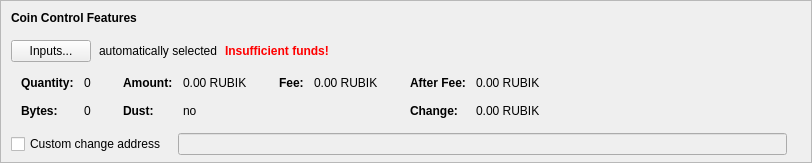
    <widget class="QFrame" name="frameCoinControl">
     <property name="sizePolicy">
      <sizepolicy hsizetype="Expanding" vsizetype="Expanding">
       <horstretch>0</horstretch>
       <verstretch>0</verstretch>
      </sizepolicy>
     </property>
     <property name="maximumSize">
      <size>
       <width>16777215</width>
       <height>16777215</height>
      </size>
     </property>
     <property name="frameShape">
      <enum>QFrame::StyledPanel</enum>
     </property>
     <property name="frameShadow">
      <enum>QFrame::Sunken</enum>
     </property>
     <layout class="QVBoxLayout" name="verticalLayoutCoinControl2">
      <property name="spacing">
       <number>0</number>
      </property>
      <property name="leftMargin">
       <number>0</number>
      </property>
      <property name="topMargin">
       <number>0</number>
      </property>
      <property name="rightMargin">
       <number>0</number>
      </property>
      <property name="bottomMargin">
       <number>6</number>
      </property>
      <item>
       <layout class="QVBoxLayout" name="verticalLayoutCoinControl" stretch="0,0,0,0,1">
        <property name="spacing">
         <number>0</number>
        </property>
        <property name="leftMargin">
         <number>10</number>
        </property>
        <property name="topMargin">
         <number>10</number>
        </property>
        <item>
         <layout class="QHBoxLayout" name="horizontalLayoutCoinControl1">
          <property name="bottomMargin">
           <number>15</number>
          </property>
          <item>
           <widget class="QLabel" name="labelCoinControlFeatures">
            <property name="sizePolicy">
             <sizepolicy hsizetype="Preferred" vsizetype="Maximum">
              <horstretch>0</horstretch>
              <verstretch>0</verstretch>
             </sizepolicy>
            </property>
            <property name="font">
             <font>
              <weight>75</weight>
              <bold>true</bold>
             </font>
            </property>
            <property name="styleSheet">
             <string notr="true">font-weight:bold;</string>
            </property>
            <property name="text">
             <string>Coin Control Features</string>
            </property>
           </widget>
          </item>
         </layout>
        </item>
        <item>
         <layout class="QHBoxLayout" name="horizontalLayoutCoinControl2" stretch="0,0,0,0">
          <property name="spacing">
           <number>8</number>
          </property>
          <property name="bottomMargin">
           <number>10</number>
          </property>
          <item>
           <widget class="QPushButton" name="pushButtonCoinControl">
            <property name="styleSheet">
             <string notr="true"/>
            </property>
            <property name="text">
             <string>Inputs...</string>
            </property>
            <property name="autoDefault">
             <bool>false</bool>
            </property>
           </widget>
          </item>
          <item>
           <widget class="QLabel" name="labelCoinControlAutomaticallySelected">
            <property name="text">
             <string>automatically selected</string>
            </property>
            <property name="margin">
             <number>5</number>
            </property>
           </widget>
          </item>
          <item>
           <widget class="QLabel" name="labelCoinControlInsuffFunds">
            <property name="font">
             <font>
              <weight>75</weight>
              <bold>true</bold>
             </font>
            </property>
            <property name="styleSheet">
             <string notr="true">color:red;font-weight:bold;</string>
            </property>
            <property name="text">
             <string>Insufficient funds!</string>
            </property>
            <property name="margin">
             <number>5</number>
            </property>
           </widget>
          </item>
          <item>
           <spacer name="horizontalSpacerCoinControl">
            <property name="orientation">
             <enum>Qt::Horizontal</enum>
            </property>
            <property name="sizeHint" stdset="0">
             <size>
              <width>40</width>
              <height>1</height>
             </size>
            </property>
           </spacer>
          </item>
         </layout>
        </item>
        <item>
         <widget class="QWidget" name="widgetCoinControl" native="true">
          <property name="sizePolicy">
           <sizepolicy hsizetype="Preferred" vsizetype="Preferred">
            <horstretch>0</horstretch>
            <verstretch>0</verstretch>
           </sizepolicy>
          </property>
          <property name="minimumSize">
           <size>
            <width>0</width>
            <height>0</height>
           </size>
          </property>
          <property name="styleSheet">
           <string notr="true"/>
          </property>
          <layout class="QHBoxLayout" name="horizontalLayoutCoinControl5">
           <property name="leftMargin">
            <number>0</number>
           </property>
           <property name="topMargin">
            <number>0</number>
           </property>
           <property name="rightMargin">
            <number>0</number>
           </property>
           <property name="bottomMargin">
            <number>0</number>
           </property>
           <item>
            <layout class="QHBoxLayout" name="horizontalLayoutCoinControl3" stretch="0,0,0,1">
             <property name="spacing">
              <number>20</number>
             </property>
             <property name="topMargin">
              <number>0</number>
             </property>
             <property name="bottomMargin">
              <number>10</number>
             </property>
             <item>
              <layout class="QFormLayout" name="formLayoutCoinControl1">
               <property name="horizontalSpacing">
                <number>10</number>
               </property>
               <property name="verticalSpacing">
                <number>14</number>
               </property>
               <property name="leftMargin">
                <number>10</number>
               </property>
               <property name="topMargin">
                <number>4</number>
               </property>
               <property name="rightMargin">
                <number>6</number>
               </property>
               <item row="0" column="0">
                <widget class="QLabel" name="labelCoinControlQuantityText">
                 <property name="font">
                  <font>
                   <weight>75</weight>
                   <bold>true</bold>
                  </font>
                 </property>
                 <property name="text">
                  <string>Quantity:</string>
                 </property>
                 <property name="margin">
                  <number>0</number>
                 </property>
                </widget>
               </item>
               <item row="0" column="1">
                <widget class="QLabel" name="labelCoinControlQuantity">
                 <property name="cursor">
                  <cursorShape>IBeamCursor</cursorShape>
                 </property>
                 <property name="contextMenuPolicy">
                  <enum>Qt::ActionsContextMenu</enum>
                 </property>
                 <property name="text">
                  <string notr="true">0</string>
                 </property>
                 <property name="margin">
                  <number>0</number>
                 </property>
                 <property name="textInteractionFlags">
                  <set>Qt::LinksAccessibleByMouse|Qt::TextSelectableByKeyboard|Qt::TextSelectableByMouse</set>
                 </property>
                </widget>
               </item>
               <item row="1" column="0">
                <widget class="QLabel" name="labelCoinControlBytesText">
                 <property name="font">
                  <font>
                   <weight>75</weight>
                   <bold>true</bold>
                  </font>
                 </property>
                 <property name="text">
                  <string>Bytes:</string>
                 </property>
                </widget>
               </item>
               <item row="1" column="1">
                <widget class="QLabel" name="labelCoinControlBytes">
                 <property name="cursor">
                  <cursorShape>IBeamCursor</cursorShape>
                 </property>
                 <property name="contextMenuPolicy">
                  <enum>Qt::ActionsContextMenu</enum>
                 </property>
                 <property name="text">
                  <string notr="true">0</string>
                 </property>
                 <property name="textInteractionFlags">
                  <set>Qt::LinksAccessibleByMouse|Qt::TextSelectableByKeyboard|Qt::TextSelectableByMouse</set>
                 </property>
                </widget>
               </item>
              </layout>
             </item>
             <item>
              <layout class="QFormLayout" name="formLayoutCoinControl2">
               <property name="horizontalSpacing">
                <number>10</number>
               </property>
               <property name="verticalSpacing">
                <number>14</number>
               </property>
               <property name="leftMargin">
                <number>6</number>
               </property>
               <property name="topMargin">
                <number>4</number>
               </property>
               <property name="rightMargin">
                <number>6</number>
               </property>
               <item row="0" column="0">
                <widget class="QLabel" name="labelCoinControlAmountText">
                 <property name="font">
                  <font>
                   <weight>75</weight>
                   <bold>true</bold>
                  </font>
                 </property>
                 <property name="text">
                  <string>Amount:</string>
                 </property>
                 <property name="margin">
                  <number>0</number>
                 </property>
                </widget>
               </item>
               <item row="0" column="1">
                <widget class="QLabel" name="labelCoinControlAmount">
                 <property name="cursor">
                  <cursorShape>IBeamCursor</cursorShape>
                 </property>
                 <property name="contextMenuPolicy">
                  <enum>Qt::ActionsContextMenu</enum>
                 </property>
                 <property name="text">
                  <string notr="true">0.00 RUBIK</string>
                 </property>
                 <property name="textInteractionFlags">
                  <set>Qt::LinksAccessibleByMouse|Qt::TextSelectableByKeyboard|Qt::TextSelectableByMouse</set>
                 </property>
                </widget>
               </item>
               <item row="1" column="0">
                <widget class="QLabel" name="labelCoinControlLowOutputText">
                 <property name="font">
                  <font>
                   <weight>75</weight>
                   <bold>true</bold>
                  </font>
                 </property>
                 <property name="text">
                  <string>Dust:</string>
                 </property>
                </widget>
               </item>
               <item row="1" column="1">
                <widget class="QLabel" name="labelCoinControlLowOutput">
                 <property name="cursor">
                  <cursorShape>IBeamCursor</cursorShape>
                 </property>
                 <property name="contextMenuPolicy">
                  <enum>Qt::ActionsContextMenu</enum>
                 </property>
                 <property name="text">
                  <string notr="true">no</string>
                 </property>
                 <property name="textInteractionFlags">
                  <set>Qt::LinksAccessibleByMouse|Qt::TextSelectableByKeyboard|Qt::TextSelectableByMouse</set>
                 </property>
                </widget>
               </item>
              </layout>
             </item>
             <item>
              <layout class="QFormLayout" name="formLayoutCoinControl3">
               <property name="horizontalSpacing">
                <number>10</number>
               </property>
               <property name="verticalSpacing">
                <number>14</number>
               </property>
               <property name="leftMargin">
                <number>6</number>
               </property>
               <property name="topMargin">
                <number>4</number>
               </property>
               <property name="rightMargin">
                <number>6</number>
               </property>
               <item row="0" column="0">
                <widget class="QLabel" name="labelCoinControlFeeText">
                 <property name="font">
                  <font>
                   <weight>75</weight>
                   <bold>true</bold>
                  </font>
                 </property>
                 <property name="text">
                  <string>Fee:</string>
                 </property>
                 <property name="margin">
                  <number>0</number>
                 </property>
                </widget>
               </item>
               <item row="0" column="1">
                <widget class="QLabel" name="labelCoinControlFee">
                 <property name="cursor">
                  <cursorShape>IBeamCursor</cursorShape>
                 </property>
                 <property name="contextMenuPolicy">
                  <enum>Qt::ActionsContextMenu</enum>
                 </property>
                 <property name="text">
                  <string notr="true">0.00 RUBIK</string>
                 </property>
                 <property name="textInteractionFlags">
                  <set>Qt::LinksAccessibleByMouse|Qt::TextSelectableByKeyboard|Qt::TextSelectableByMouse</set>
                 </property>
                </widget>
               </item>
              </layout>
             </item>
             <item>
              <layout class="QFormLayout" name="formLayoutCoinControl4">
               <property name="horizontalSpacing">
                <number>10</number>
               </property>
               <property name="verticalSpacing">
                <number>14</number>
               </property>
               <property name="leftMargin">
                <number>6</number>
               </property>
               <property name="topMargin">
                <number>4</number>
               </property>
               <property name="rightMargin">
                <number>6</number>
               </property>
               <item row="0" column="0">
                <widget class="QLabel" name="labelCoinControlAfterFeeText">
                 <property name="font">
                  <font>
                   <weight>75</weight>
                   <bold>true</bold>
                  </font>
                 </property>
                 <property name="text">
                  <string>After Fee:</string>
                 </property>
                 <property name="margin">
                  <number>0</number>
                 </property>
                </widget>
               </item>
               <item row="0" column="1">
                <widget class="QLabel" name="labelCoinControlAfterFee">
                 <property name="cursor">
                  <cursorShape>IBeamCursor</cursorShape>
                 </property>
                 <property name="contextMenuPolicy">
                  <enum>Qt::ActionsContextMenu</enum>
                 </property>
                 <property name="text">
                  <string notr="true">0.00 RUBIK</string>
                 </property>
                 <property name="textInteractionFlags">
                  <set>Qt::LinksAccessibleByMouse|Qt::TextSelectableByKeyboard|Qt::TextSelectableByMouse</set>
                 </property>
                </widget>
               </item>
               <item row="1" column="0">
                <widget class="QLabel" name="labelCoinControlChangeText">
                 <property name="font">
                  <font>
                   <weight>75</weight>
                   <bold>true</bold>
                  </font>
                 </property>
                 <property name="text">
                  <string>Change:</string>
                 </property>
                </widget>
               </item>
               <item row="1" column="1">
                <widget class="QLabel" name="labelCoinControlChange">
                 <property name="cursor">
                  <cursorShape>IBeamCursor</cursorShape>
                 </property>
                 <property name="contextMenuPolicy">
                  <enum>Qt::ActionsContextMenu</enum>
                 </property>
                 <property name="text">
                  <string notr="true">0.00 RUBIK</string>
                 </property>
                 <property name="textInteractionFlags">
                  <set>Qt::LinksAccessibleByMouse|Qt::TextSelectableByKeyboard|Qt::TextSelectableByMouse</set>
                 </property>
                </widget>
               </item>
              </layout>
             </item>
            </layout>
           </item>
          </layout>
         </widget>
        </item>
        <item>
         <layout class="QHBoxLayout" name="horizontalLayoutCoinControl4" stretch="0,0,0">
          <property name="spacing">
           <number>12</number>
          </property>
          <property name="sizeConstraint">
           <enum>QLayout::SetDefaultConstraint</enum>
          </property>
          <property name="topMargin">
           <number>5</number>
          </property>
          <property name="rightMargin">
           <number>5</number>
          </property>
          <item>
           <widget class="QCheckBox" name="checkBoxCoinControlChange">
            <property name="toolTip">
             <string>If this is activated, but the change address is empty or invalid, change will be sent to a newly generated address.</string>
            </property>
            <property name="text">
             <string>Custom change address</string>
            </property>
           </widget>
          </item>
          <item>
           <widget class="QValidatedLineEdit" name="lineEditCoinControlChange">
            <property name="enabled">
             <bool>false</bool>
            </property>
            <property name="sizePolicy">
             <sizepolicy hsizetype="Expanding" vsizetype="Fixed">
              <horstretch>0</horstretch>
              <verstretch>0</verstretch>
             </sizepolicy>
            </property>
           </widget>
          </item>
          <item>
           <widget class="QLabel" name="labelCoinControlChangeLabel">
            <property name="sizePolicy">
             <sizepolicy hsizetype="Preferred" vsizetype="Expanding">
              <horstretch>0</horstretch>
              <verstretch>0</verstretch>
             </sizepolicy>
            </property>
            <property name="minimumSize">
             <size>
              <width>0</width>
              <height>0</height>
             </size>
            </property>
            <property name="text">
             <string/>
            </property>
            <property name="margin">
             <number>3</number>
            </property>
           </widget>
          </item>
         </layout>
        </item>
        <item>
         <spacer name="verticalSpacerCoinControl">
          <property name="orientation">
           <enum>Qt::Vertical</enum>
          </property>
          <property name="sizeHint" stdset="0">
           <size>
            <width>800</width>
            <height>1</height>
           </size>
          </property>
         </spacer>
        </item>
       </layout>
      </item>
     </layout>
    </widget>
